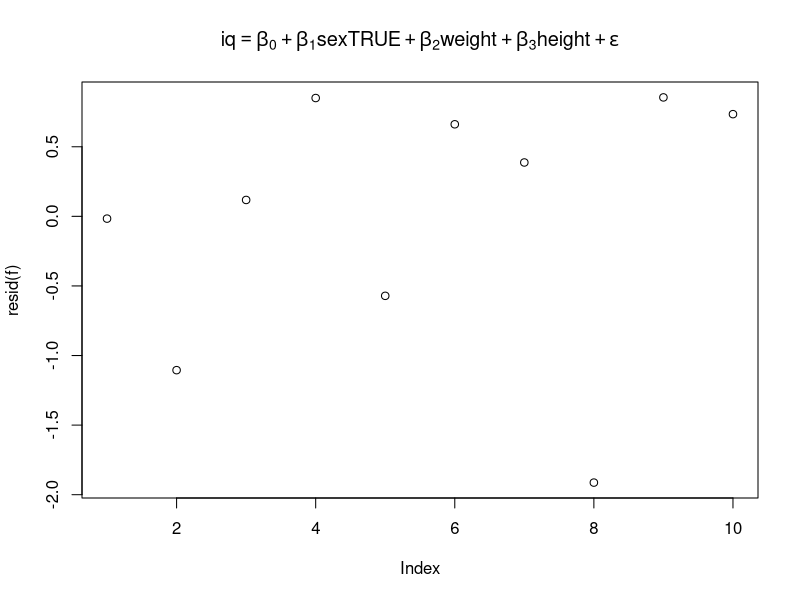

The R script that drew this image:
# define a function to take a linear regression
#  (anything that supports coef() and terms() should work)
expr.from.lm <- function (fit) {
  # the terms we're interested in
  con <- names(coef(fit))
  # current expression (built from the inside out)
  expr <- quote(epsilon)
  # prepend expressions, working from the last symbol backwards
  for (i in length(con):1) {
    if (con[[i]] == '(Intercept)')
      expr <- bquote(beta[.(i-1)] + .(expr))
    else
      expr <- bquote(beta[.(i-1)] * .(as.symbol(con[[i]])) + .(expr))
  }
  # add in response
  expr <- bquote(.(terms(fit)[[2]]) == .(expr))
  # convert to expression (for easy plotting)
  as.expression(expr)
}

# generate and fit dummy data
df <- data.frame(iq=rnorm(10), sex=runif(10) < 0.5, weight=rnorm(10), height=rnorm(10))
f <- lm(iq ~ sex + weight + height, df)
# plot with our expression as the title
plot(resid(f), main=expr.from.lm(f))
expr <- quote(epsilon)
coef(f)
order
